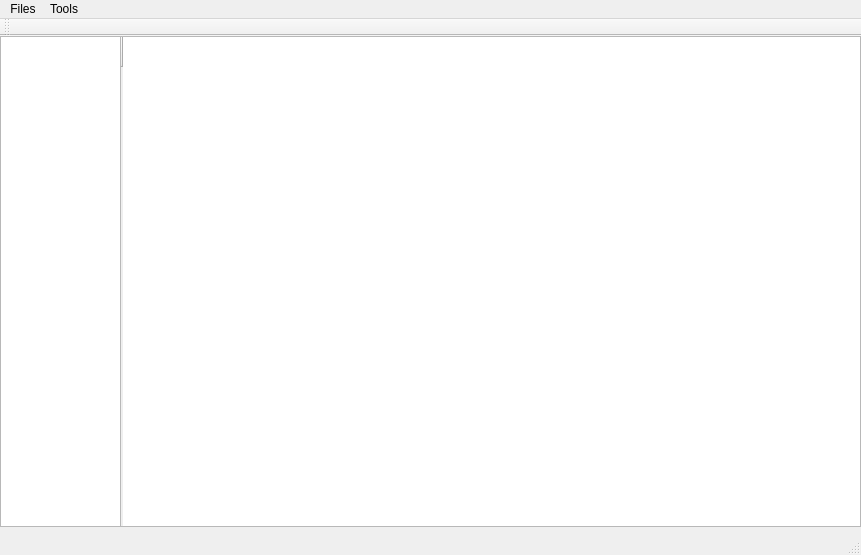
<?xml version="1.0" encoding="UTF-8"?>
<ui version="4.0">
 <class>MainWindow</class>
 <widget class="QMainWindow" name="MainWindow">
  <property name="geometry">
   <rect>
    <x>0</x>
    <y>0</y>
    <width>861</width>
    <height>555</height>
   </rect>
  </property>
  <property name="windowTitle">
   <string>MainWindow</string>
  </property>
  <widget class="QWidget" name="centralWidget">
   <widget class="QPlainTextEdit" name="ExpInput">
    <property name="geometry">
     <rect>
      <x>0</x>
      <y>0</y>
      <width>121</width>
      <height>491</height>
     </rect>
    </property>
   </widget>
   <widget class="QTableWidget" name="AnalyseProcess">
    <property name="geometry">
     <rect>
      <x>120</x>
      <y>0</y>
      <width>741</width>
      <height>491</height>
     </rect>
    </property>
    <row>
     <property name="text">
      <string/>
     </property>
    </row>
   </widget>
  </widget>
  <widget class="QMenuBar" name="menuBar">
   <property name="geometry">
    <rect>
     <x>0</x>
     <y>0</y>
     <width>861</width>
     <height>23</height>
    </rect>
   </property>
   <widget class="QMenu" name="menuFiles">
    <property name="title">
     <string>Files</string>
    </property>
    <addaction name="actionOpen"/>
    <addaction name="actionSave_As"/>
    <addaction name="actionQuit"/>
   </widget>
   <widget class="QMenu" name="menuTools">
    <property name="title">
     <string>Tools</string>
    </property>
    <addaction name="actionAnalyse"/>
   </widget>
   <addaction name="menuFiles"/>
   <addaction name="menuTools"/>
  </widget>
  <widget class="QToolBar" name="mainToolBar">
   <attribute name="toolBarArea">
    <enum>TopToolBarArea</enum>
   </attribute>
   <attribute name="toolBarBreak">
    <bool>false</bool>
   </attribute>
  </widget>
  <widget class="QStatusBar" name="statusBar"/>
  <action name="actionOpen">
   <property name="text">
    <string>Open</string>
   </property>
  </action>
  <action name="actionSave_As">
   <property name="text">
    <string>Save As...</string>
   </property>
  </action>
  <action name="actionQuit">
   <property name="text">
    <string>Quit</string>
   </property>
  </action>
  <action name="actionAnalyse">
   <property name="text">
    <string>Analyse</string>
   </property>
  </action>
 </widget>
 <layoutdefault spacing="6" margin="11"/>
 <resources/>
 <connections/>
</ui>
